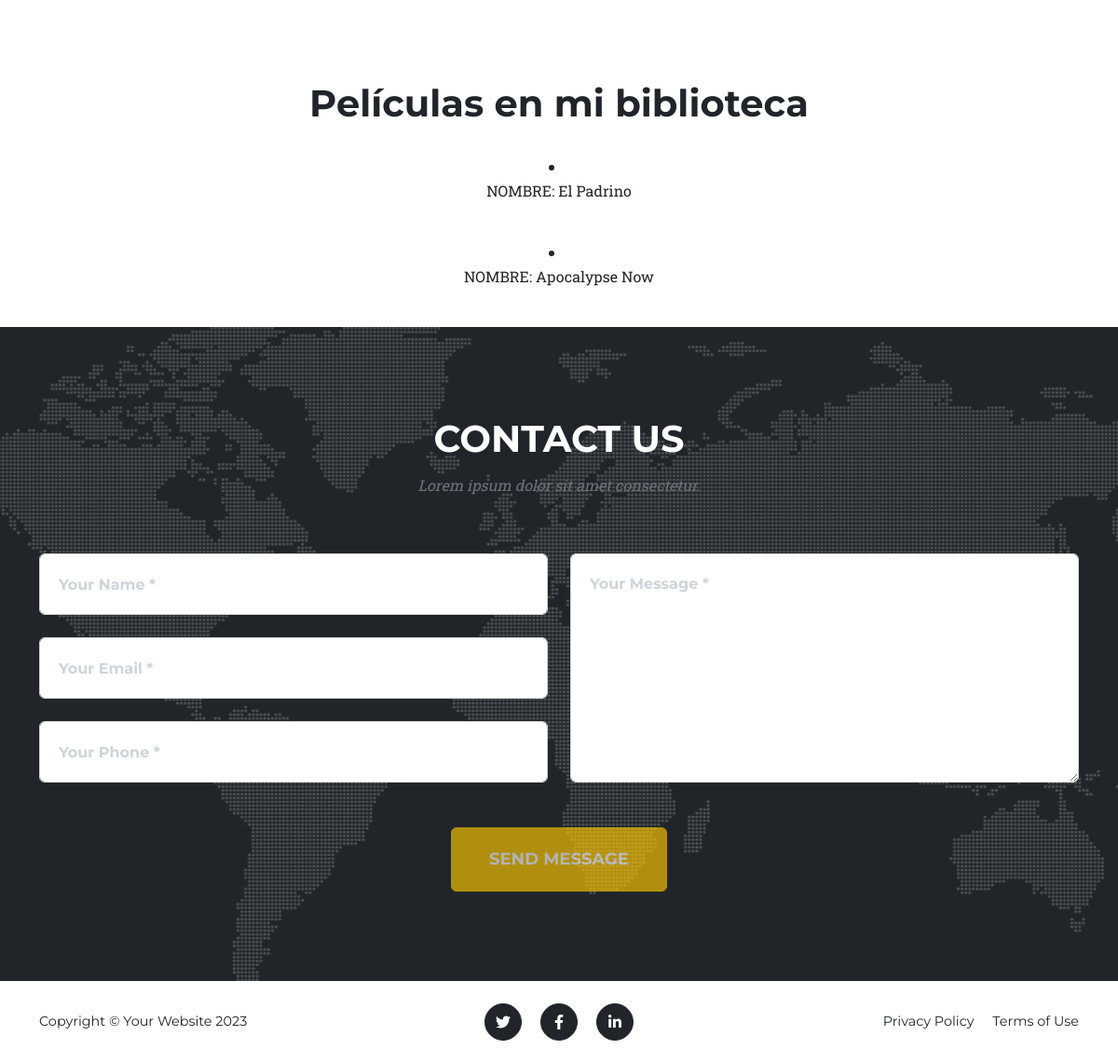
Before: /AppBiblioteca/clases/peliculasList/ (signed in, lower part) with the older database file.
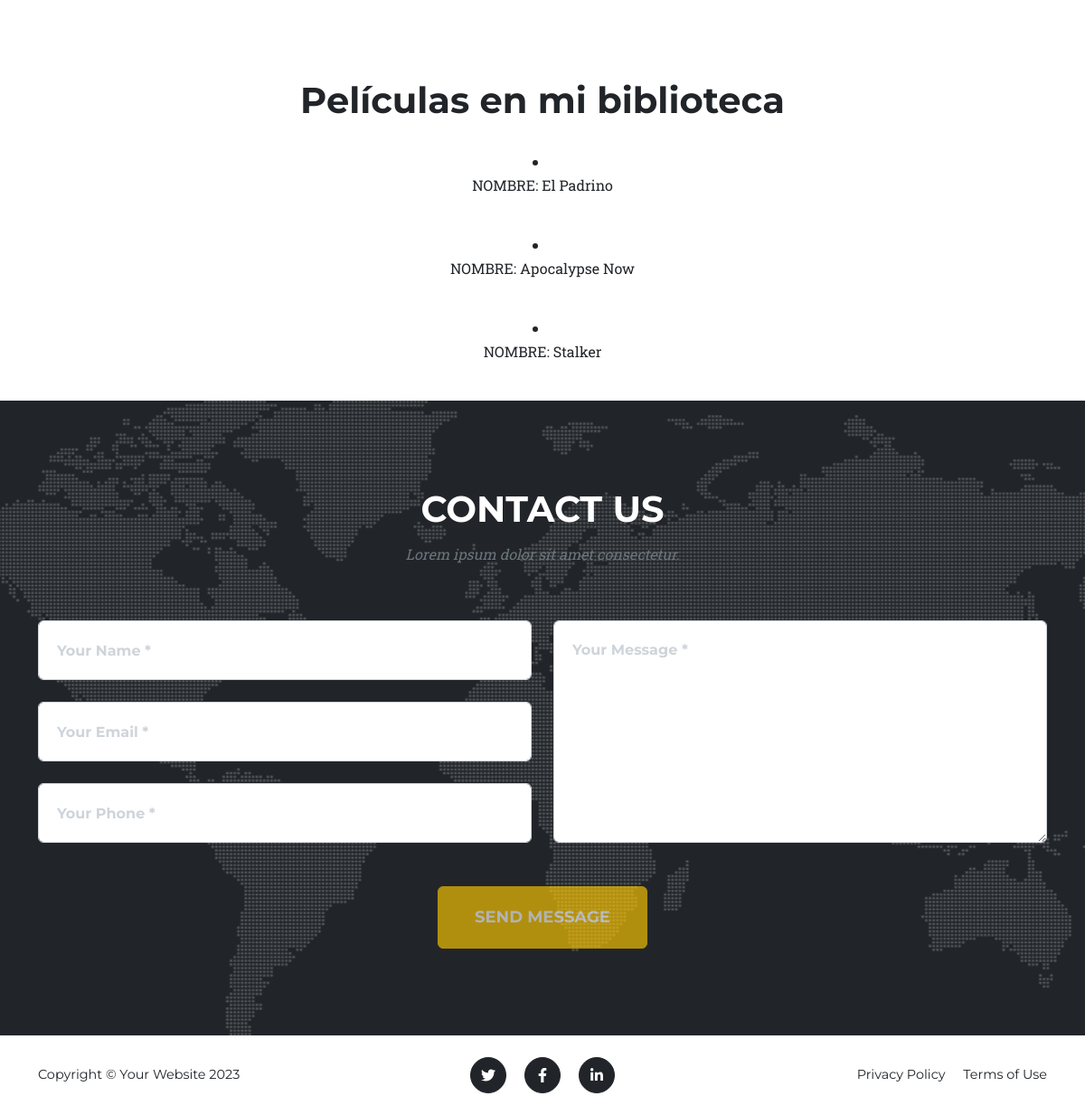
After: the same page with the newer database file.
### AppBiblioteca/models.py (models this page shows, shortened)
class Pelicula(models.Model):
    nombre = models.CharField(max_length=40)
    director = models.CharField(max_length=20)
    año = models.PositiveBigIntegerField()

### AppBiblioteca/views.py (the view)
# urls.py: path('clases/peliculasList/', views.PeliculaListView.as_view(), name='peliculasList'),
class PeliculaListView(LoginRequiredMixin, ListView):
    model = Pelicula
    context_object_name="peliculas"
    template_name = "app_biblioteca/peliculasList.html"
    def get(self, request, *args, **kwargs):
        return super().get(request, *args, **kwargs)

### AppBiblioteca/templates/app_biblioteca/peliculasList.html (shortened to what this page needs)
{% extends 'app_biblioteca/padre.html' %}
{% load static %}
{% block main %}
    <h1 align="center">Películas en mi biblioteca</h1>
    <br>
    {% for pelicula in object_list %}
        <div align="center">
        <li>
            <p>NOMBRE: {{ pelicula.nombre }}</p>
        </li>
    <br>
    </div>
    {% endfor %}
{% endblock main %}

Changed rows visible on the page:
added Pelicula: nombre "Stalker"
